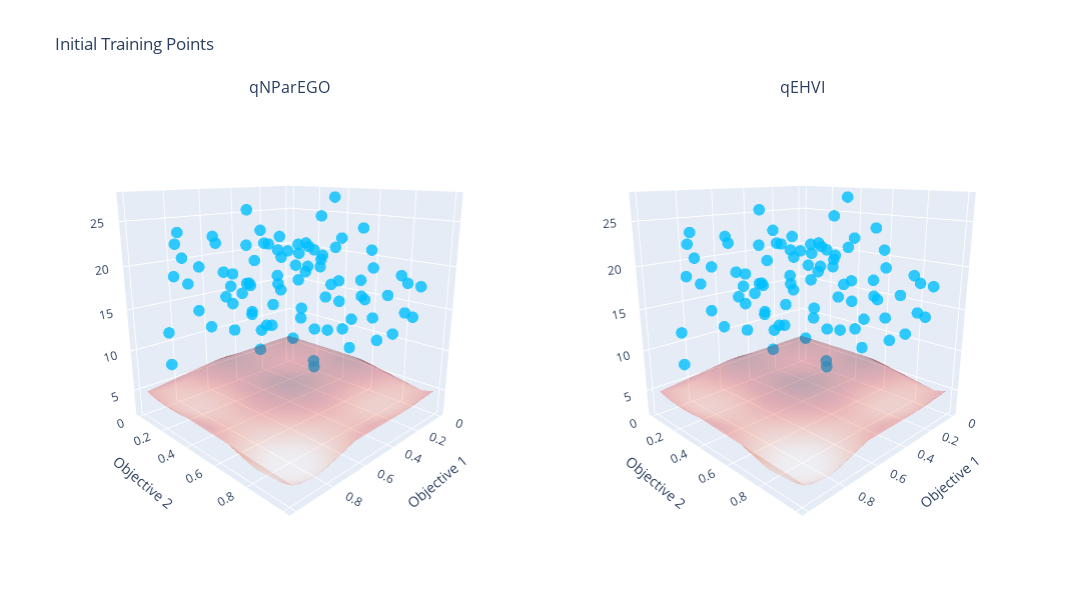

The notebook cell saved with this chart:
### Code cell
# 1. Plot showing just initial training points
fig_initial = make_subplots(
    rows=1, cols=2,
    specs=[[{'type': 'scatter3d'}, {'type': 'scatter3d'}]],
    subplot_titles=("qNParEGO", "qEHVI")
)

# Generate Pareto surface using problem's built-in method
pf_surface = create_pareto_surface(problem)

alg_data_initial = [
    (-train_obj_true_qparego[:n_initial], "qNParEGO"),
    (-train_obj_true_qehvi[:n_initial], "qEHVI"),
]

for col, (train_obj, name) in enumerate(alg_data_initial, 1):
    obj_np = train_obj.cpu().numpy() if isinstance(train_obj, torch.Tensor) else train_obj

    # Plot initial points
    scatter = go.Scatter3d(
        x=obj_np[:, 0], y=obj_np[:, 1], z=obj_np[:, 2],
        mode='markers',
        marker=dict(size=4, color='deepskyblue', opacity=0.8),
        name=name
    )

    fig_initial.add_trace(scatter, row=1, col=col)
    fig_initial.add_trace(pf_surface, row=1, col=col)

# Update layout
fig_initial.update_layout(
    height=600,
    width=1200,
    scene1=dict(
        xaxis_title='Objective 1',
        yaxis_title='Objective 2',
        zaxis_title='Objective 3',
        camera=dict(eye=dict(x=1.5, y=1.5, z=0.6))
    ),
    scene2=dict(
        xaxis_title='Objective 1',
        yaxis_title='Objective 2',
        zaxis_title='Objective 3',
        camera=dict(eye=dict(x=1.5, y=1.5, z=0.6))
    ),
    showlegend=False,
    title_text='Initial Training Points'
)
fig_initial.show()

pio.write_html(fig_initial, 'DTLZ7a train.html')
